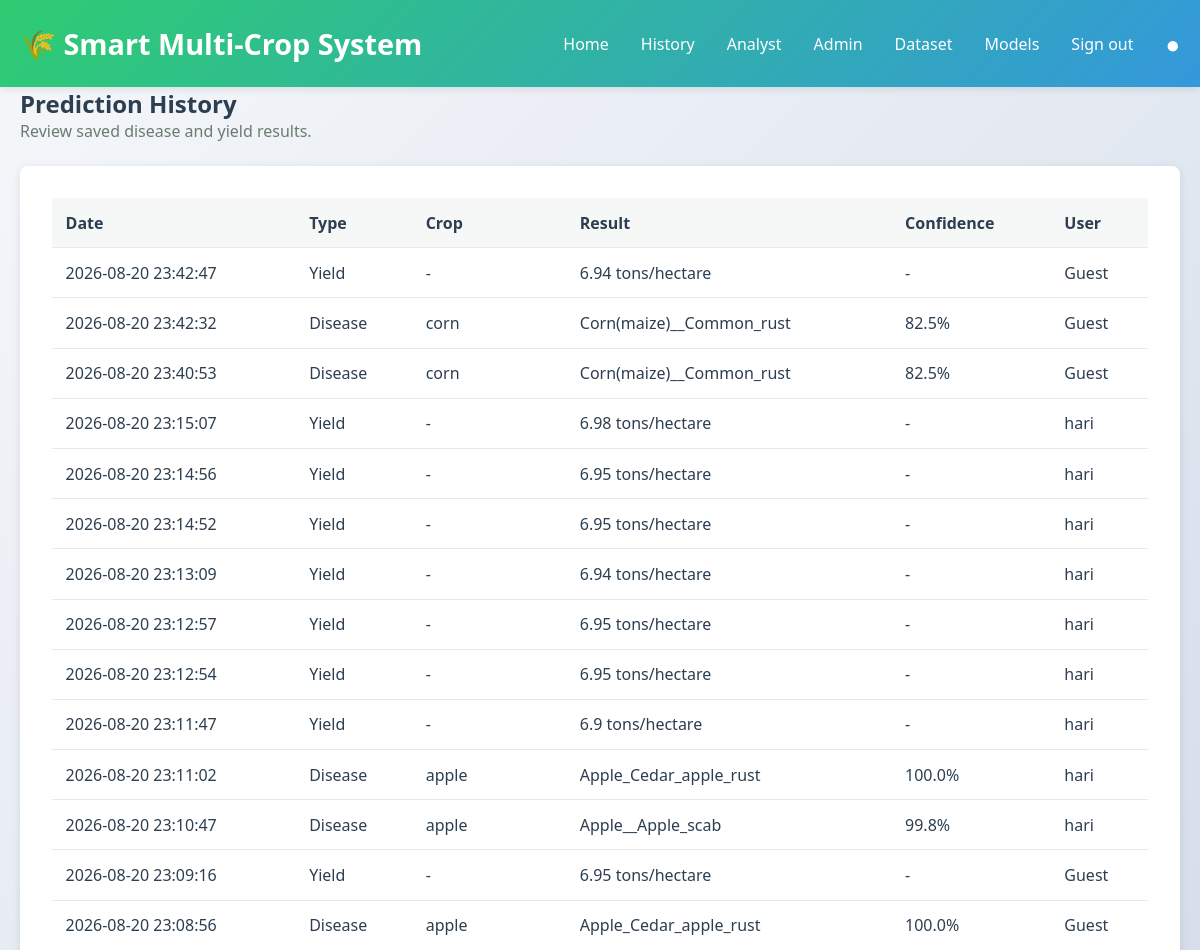
Page /history (signed in, upper part) on the earlier database version.
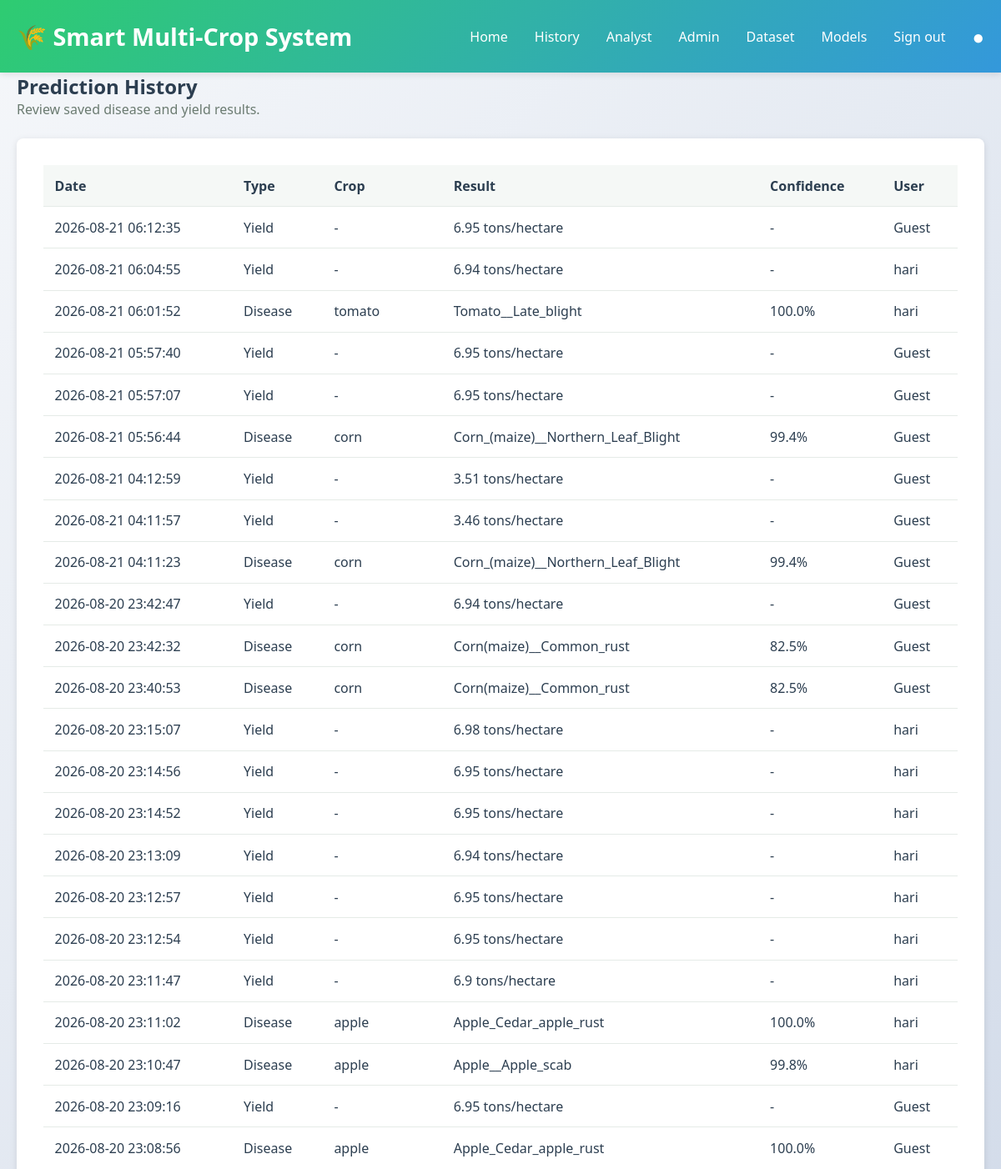
Same page on the later database version.
### tables this page shows
CREATE TABLE prediction_history (
                id INTEGER PRIMARY KEY AUTOINCREMENT,
                user_id INTEGER REFERENCES users(id) ON DELETE SET NULL,
                prediction_type TEXT NOT NULL,
                crop TEXT,
                disease_class INTEGER,
                confidence REAL,
                yield_prediction REAL,
                input_data TEXT NOT NULL,
                created_at TEXT NOT NULL DEFAULT CURRENT_TIMESTAMP
            , disease_label TEXT);

CREATE TABLE users (
                id INTEGER PRIMARY KEY AUTOINCREMENT,
                name TEXT NOT NULL,
                email TEXT NOT NULL UNIQUE,
                password_hash TEXT NOT NULL,
                role TEXT NOT NULL DEFAULT 'farmer',
                created_at TEXT NOT NULL DEFAULT CURRENT_TIMESTAMP
            );

### app.py (the view)
@app.route('/history')
@role_required('farmer', 'analyst', 'admin')
def history():
    user = current_user()
    records = list_predictions(None if user['role'] in ('analyst', 'admin') else user['id'])
    return render_template('history.html', records=records, user=user)

### app.py (called while the page is built)
@app.after_request
def add_security_headers(response):
    response.headers.setdefault('X-Content-Type-Options', 'nosniff')
    response.headers.setdefault('X-Frame-Options', 'SAMEORIGIN')
    response.headers.setdefault('Referrer-Policy', 'strict-origin-when-cross-origin')
    response.headers.setdefault('Content-Security-Policy', "default-src 'self'; img-src 'self' data:; style-src 'self' 'unsafe-inline'; script-src 'self'")
    return response

def current_user():
    user_id = session.get('user_id')
    return find_user(user_id) if user_id else None

def role_required(*roles):
    def decorator(view):
        @wraps(view)
        def wrapped(*args, **kwargs):
            user = current_user()
            if not user:
                if request.path.startswith('/api/'):
                    return jsonify({'error': 'Authentication required.'}), 401
                return redirect(url_for('login', next=request.path))
            if user['role'] not in roles:
                if request.path.startswith('/api/'):
                    return jsonify({'error': 'You do not have permission for this resource.'}), 403
                return render_template('error.html', code=403, message='You do not have permission for this page.'), 403
            return view(*args, **kwargs)
        return wrapped
    return decorator

### utils/database.py (called while the page is built)
@contextmanager
def connection():
    DATABASE_PATH.parent.mkdir(parents=True, exist_ok=True)
    database = sqlite3.connect(DATABASE_PATH)
    database.row_factory = sqlite3.Row
    try:
        yield database
        database.commit()
    finally:
        database.close()

def find_user(user_id):
    with connection() as database:
        return database.execute("SELECT * FROM users WHERE id = ?", (user_id,)).fetchone()

def list_predictions(user_id=None, limit=100):
    with connection() as database:
        if user_id is None:
            return database.execute(
                "SELECT p.*, u.name, u.email FROM prediction_history p LEFT JOIN users u ON u.id = p.user_id ORDER BY p.id DESC LIMIT ?",
                (limit,),
            ).fetchall()
        return database.execute(
            "SELECT p.*, u.name, u.email FROM prediction_history p LEFT JOIN users u ON u.id = p.user_id WHERE p.user_id = ? ORDER BY p.id DESC LIMIT ?",
            (user_id, limit),
        ).fetchall()

### templates/history.html (shortened to what this page needs)
{% extends "base.html" %}
{% block content %}
<div class="page-heading"><div><h2>Prediction History</h2><p>Review saved disease and yield results.</p></div></div>
<div class="table-panel panel">
    {% if records %}
    <div class="table-scroll"><table><thead><tr><th>Date</th><th>Type</th><th>Crop</th><th>Result</th><th>Confidence</th><th>User</th></tr></thead><tbody>
    {% for record in records %}<tr><td>{{ record['created_at'] }}</td><td>{{ record['prediction_type']|capitalize }}</td><td>{{ record['crop'] or '-' }}</td><td>{% if record['prediction_type'] == 'yield' %}{{ record['yield_prediction'] }} tons/hectare{% else %}{{ record['disease_label'] or ('Class ' ~ record['disease_class']) }}{% endif %}</td><td>{% if record['confidence'] is not none %}{{ (record['confidence'] * 100)|round(1) }}%{% else %}-{% endif %}</td><td>{{ record['name'] or 'Guest' }}</td></tr>{% endfor %}
    </tbody></table></div>
    {% else %}<p class="empty-state">No prediction history yet.</p>{% endif %}
</div>
{% endblock %}

### templates/base.html (shortened to what this page needs)
<!DOCTYPE html>
<html lang="en">
<head>
    <link rel="stylesheet" href="{{ url_for('static', filename='css/style.css') }}">
</head>
<body>
    <nav class="navbar">
        <div class="container">
            <div class="navbar-brand">
                <h1>🌾 Smart Multi-Crop System</h1>
            </div>
            <div class="navbar-menu">
                <a href="/">Home</a>
                {% if user %}<a href="{{ url_for('history') }}">History</a>{% endif %}
                {% if user and user['role'] in ('analyst', 'admin') %}<a href="{{ url_for('analyst_dashboard') }}">Analyst</a>{% endif %}
                {% if user and user['role'] == 'admin' %}<a href="{{ url_for('admin_dashboard') }}">Admin</a><a href="{{ url_for('manage_dataset') }}">Dataset</a><a href="{{ url_for('manage_models') }}">Models</a>{% endif %}
                {% if user %}<a href="{{ url_for('logout') }}">Sign out</a>{% else %}<a href="{{ url_for('login') }}">Sign in</a>{% endif %}
                <span class="status-indicator" id="health-status">●</span>
            </div>
        </div>
    </nav>
    <main class="container">
        {% block content %}{% endblock %}
    </main>
</body>
</html>

### static/css/style.css (style rules this page uses)
:root { --primary-color: #2ecc71; --secondary-color: #3498db; --danger-color: #e74c3c; --warning-color: #f39c12; --dark-color: #2c3e50; --light-color: #ecf0f1; --border-radius: 8px; --shadow: 0 2px 8px rgba(0, 0, 0, 0.1); }
* { margin: 0; padding: 0; box-sizing: border-box; }
body { font-family: 'Segoe UI', Tahoma, Geneva, Verdana, sans-serif; background: linear-gradient(135deg, #f5f7fa 0%, #c3cfe2 100%); min-height: 100vh; color: var(--dark-color); }
.container { max-width: 1200px; margin: 0 auto; padding: 0 20px; }
.navbar { background: linear-gradient(135deg, var(--primary-color) 0%, var(--secondary-color) 100%); color: white; padding: 1.5rem 0; box-shadow: var(--shadow); position: sticky; top: 0; z-index: 100; }
.navbar .container { display: flex; justify-content: space-between; align-items: center; }
.navbar-brand h1 { font-size: 1.8rem; font-weight: 700; }
.navbar-menu { display: flex; gap: 2rem; align-items: center; }
.navbar-menu a { color: white; text-decoration: none; font-weight: 500; transition: opacity 0.3s; }
.status-indicator { font-size: 1.5rem; animation: pulse 2s infinite; }
main { padding: 2rem 0; }
.panel { background: white; border-radius: var(--border-radius); padding: 2rem; box-shadow: var(--shadow); transition: transform 0.3s, box-shadow 0.3s; }
.page-heading { display: flex; justify-content: space-between; align-items: end; margin-bottom: 1.5rem; }
.page-heading p, .empty-state { color: #6b7b71; }
.table-panel { overflow: hidden; }
.table-scroll { overflow-x: auto; }
table { width: 100%; border-collapse: collapse; text-align: left; }
th, td { padding: 0.85rem; border-bottom: 1px solid #e5ebe7; white-space: nowrap; }
th { color: var(--dark-color); background: #f5f8f6; }

Differences in the rows shown:
added prediction_history: created_at "2026-08-21 06:12:35", prediction_type "Yield", record "-", yield_prediction "6.95", record "Guest"
added prediction_history: created_at "2026-08-21 06:04:55", prediction_type "Yield", record "-", yield_prediction "6.94", name "hari"
added prediction_history: created_at "2026-08-21 06:01:52", prediction_type "Disease", crop "tomato", disease_label "Tomato__Late_blight", (record['confidence']*100)|round(1) "100.0", name "hari"
added prediction_history: created_at "2026-08-21 05:57:40", prediction_type "Yield", record "-", yield_prediction "6.95", record "Guest"
added prediction_history: created_at "2026-08-21 05:57:07", prediction_type "Yield", record "-", yield_prediction "6.95", record "Guest"
added prediction_history: created_at "2026-08-21 05:56:44", prediction_type "Disease", crop "corn", disease_label "Corn_(maize)__Northern_Leaf_Blight", (record['confidence']*100)|round(1) "99.4", record "Guest"
added prediction_history: created_at "2026-08-21 04:12:59", prediction_type "Yield", record "-", yield_prediction "3.51", record "Guest"
added prediction_history: created_at "2026-08-21 04:11:57", prediction_type "Yield", record "-", yield_prediction "3.46", record "Guest"
added prediction_history: created_at "2026-08-21 04:11:23", prediction_type "Disease", crop "corn", disease_label "Corn_(maize)__Northern_Leaf_Blight", (record['confidence']*100)|round(1) "99.4", record "Guest"
